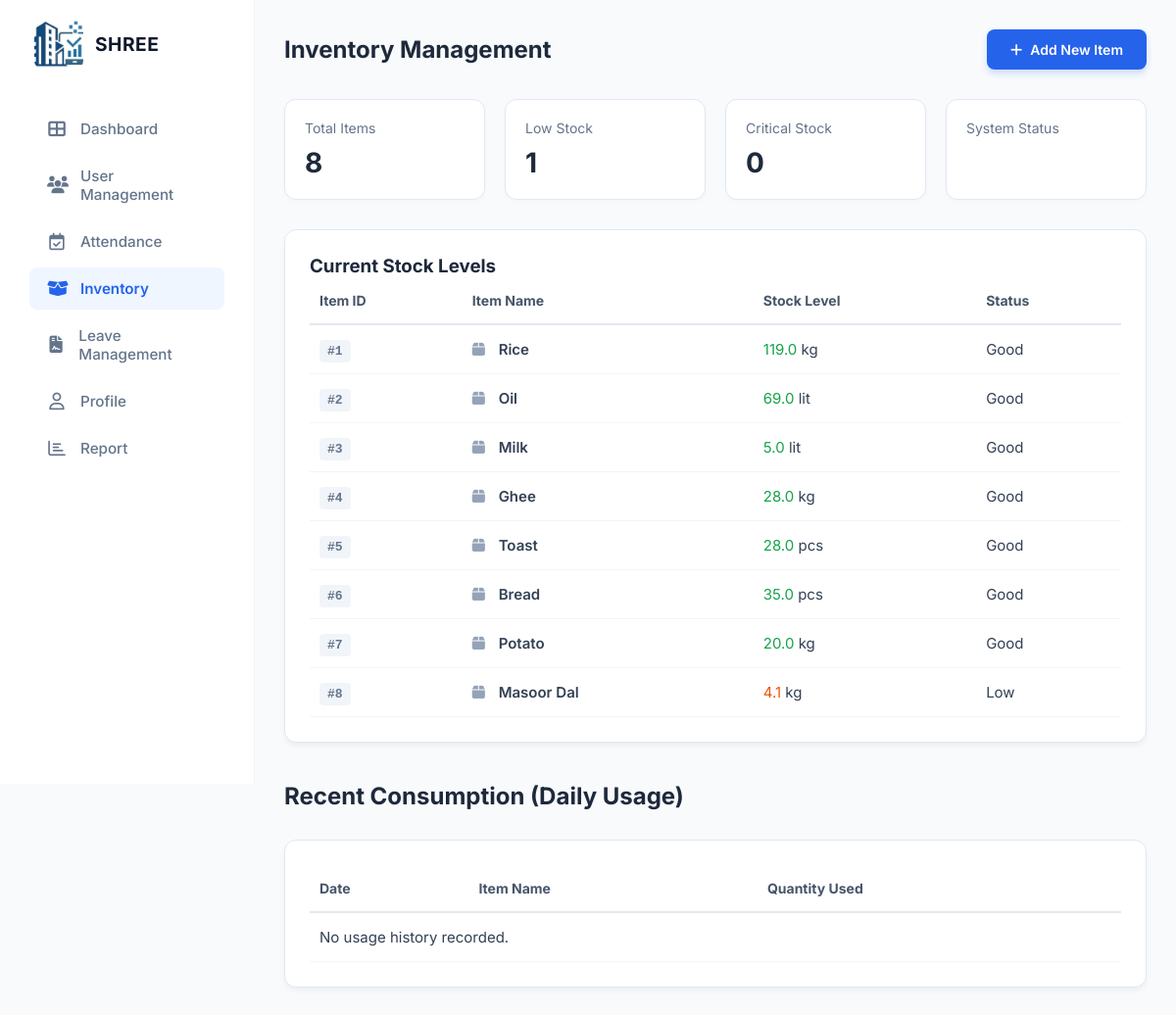
Page /accounts/admin/inventory/ on the earlier database version.
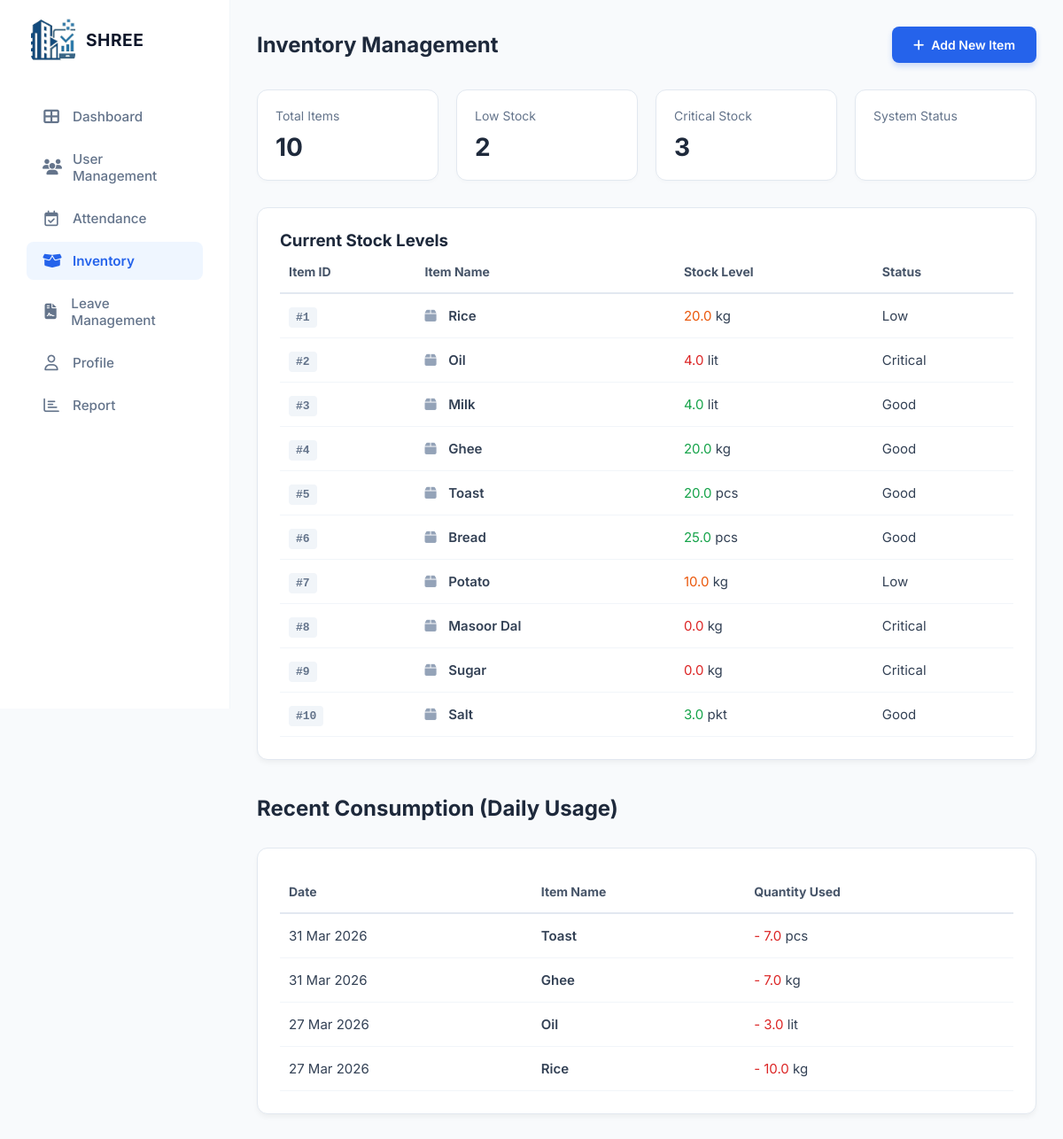
Same page on the later database version.
### accounts/models.py (models this page shows, shortened)
class Inventory(models.Model):
    item_id = models.CharField(max_length=20, unique=True)
    item_name = models.CharField(max_length=100)
    current_stock = models.FloatField(default=0.0)
    required_stock = models.FloatField(default=0.0)
    unit = models.CharField(max_length=10, default='kg')
    is_delivered = models.BooleanField(default=False)
    @property
    def get_status(self):
        if self.current_stock <= (self.required_stock * 0.2):
            return "Critical"
        elif self.current_stock <= (self.required_stock * 0.5):
            return "Low"
        else:
            return "Good"

class DailyUsage(models.Model):
    item = models.ForeignKey(Inventory, on_delete=models.CASCADE, related_name='usages')
    quantity_used = models.FloatField()
    date = models.DateField(default=timezone.now)

### accounts/views.py (the view)
# urls.py: path('admin/inventory/', views.admin_inventory, name='admin_inventory'),
def admin_inventory(request):
    items = Inventory.objects.all()
    critical_count = sum(1 for item in items if item.get_status == "Critical")
    low_count = sum(1 for item in items if item.get_status == "Low")
    recent_usage = DailyUsage.objects.select_related('item').order_by('-date', '-id')[:10]
    context = {
        'items': items,
        'critical_count': critical_count,
        'low_count': low_count,
        'recent_usage': recent_usage,
    }
    return render(request, 'Shree1/admin_inventory.html', context)

### templates/Shree1/admin_inventory.html (shortened to what this page needs)
{% load static %}
<!doctype html>
<html lang="en">
  <head>
    <link rel="stylesheet" href="{% static 'Shree1/css/dashboardAdmin.css' %}" />
    <link rel="stylesheet" href="{% static 'Shree1/css/admin_inventory.css' %}" />
    <link rel="stylesheet" href="https://cdnjs.cloudflare.com/ajax/libs/font-awesome/6.5.1/css/all.min.css" />
  </head>
  <body>
    <div class="container">
      <aside class="sidebar">
        <div class="logo-section">
          <img src="{% static 'Shree1/images/logo_img.jpeg' %}" alt="Logo" class="nav-logo-file" />
          <h2 class="logo-name">SHREE</h2>
        </div>
        <nav class="nav-menu">
          <a href="{% url 'admin_dashboard' %}" class="nav-item"><i class="fa-solid fa-table-cells-large"></i> Dashboard</a>
          <a href="{% url 'admin_user_management' %}" class="nav-item"><i class="fa-solid fa-users"></i> User Management</a>
          <a href="{% url 'admin_attendance' %}" class="nav-item"><i class="fa-regular fa-calendar-check"></i> Attendance</a>
          <a href="{% url 'admin_inventory' %}" class="nav-item active"><i class="fa-solid fa-box-open"></i> Inventory</a>
          <a href="{% url 'admin_leave_Management' %}" class="nav-item"><i class="fa-solid fa-file-contract"></i> Leave Management</a>
          <a href="{% url 'admin_profile' %}" class="nav-item"><i class="fa-regular fa-user"></i> Profile</a>
          <a href="{% url 'worker_report' %}" class="nav-item"><i class="fa-regular fa-chart-bar"></i> Report</a>
        </nav>
      </aside>
      <main class="main-content">
        <header class="page-header-row">
          <h1>Inventory Management</h1>
          <button id="openModalBtn" class="add-btn">
            <i class="fa-solid fa-plus"></i> Add New Item
          </button>
        </header>
        <section class="inventory-stats">
          <div class="stat-card"><span>Total Items</span><h2>{{ items|length }}</h2></div>
          <div class="stat-card"><span>Low Stock</span><h2 class="text-orange">{{ low_count }}</h2></div>
          <div class="stat-card"><span>Critical Stock</span><h2 class="text-red">{{ critical_count }}</h2></div>
          <div class="stat-card"><span>System Status</span><h2 class="{% if critical_count > 0 %}text-red{% else %}text-green{% endif %}">{{ status }}</h2></div>
        </section>
        <div class="content-card">
          <h3>Current Stock Levels</h3>
          <table class="inventory-table">
            <thead>
              <tr><th>Item ID</th><th>Item Name</th><th>Stock Level</th><th>Status</th></tr>
            </thead>
            <tbody>
              {% for item in items %}
              <tr>
                <td><span class="id-badge">#{{ forloop.counter }}</span></td>
                <td class="font-bold"><i class="fa-solid fa-box item-icon"></i> {{ item.item_name }}</td>
                <td><span class="{% if item.get_status == 'Critical' %}text-red{% elif item.get_status == 'Low' %}text-orange{% else %}text-green{% endif %}">{{ item.current_stock }}</span> <span class="unit-label">{{ item.unit }}</span></td>
                <td><span class="status-badge {{ item.get_status|lower }}">{{ item.get_status }}</span></td>
              </tr>
              {% empty %}
              <tr><td colspan="4" class="empty-msg">No items found in database.</td></tr>
              {% endfor %}
            </tbody>
          </table>
        </div>
        <header class="page-header-row" style="margin-top: 40px;"><h1>Recent Consumption (Daily Usage)</h1></header>
        <div class="content-card">
            <table class="inventory-table">
                <thead><tr><th>Date</th><th>Item Name</th><th>Quantity Used</th></tr></thead>
                <tbody>
                    {% for usage in recent_usage %}
                    <tr>
                        <td>{{ usage.date|date:"d M Y" }}</td>
                        <td class="font-bold">{{ usage.item.item_name }}</td>
                        <td><span class="text-red">- {{ usage.quantity_used }}</span> <span class="unit-label">{{ usage.item.unit }}</span></td>
                    </tr>
                    {% empty %}
                    <tr><td colspan="3" class="empty-msg">No usage history recorded.</td></tr>
                    {% endfor %}
                </tbody>
            </table>
        </div>
      </main>
    </div>
  </body>
</html>

### static/Shree1/css/dashboardAdmin.css (style rules this page uses)
:root { --primary-blue: #2563eb; --primary-bg-blue: #eff6ff; --text-dark: #1e293b; --text-light: #64748b; --bg-main: #fafafa; --white: #ffffff; --border-color: #f1f5f9; --blue-accent: #3b82f6; --green-accent: #10b981; --red-accent: #ef4444; --yellow-accent: #f59e0b; --orange-accent: #f97316; }
* { margin: 0; padding: 0; box-sizing: border-box; font-family: "Inter", sans-serif; }
body { background-color: var(--bg-main); color: var(--text-dark); }
.container { display: flex; min-height: 100vh; }
.sidebar { width: 250px; background: var(--white); border-right: 1px solid var(--border-color); padding: 20px 10px; display: flex; flex-direction: column; position: fixed; height: 100vh; left: 0; top: 0; z-index: 100; }
.logo-section { display: flex; align-items: center; gap: 12px; margin-bottom: 40px; padding-left: 15px; }
.nav-logo-file { width: 32px !important; height: auto !important; object-fit: contain; }
.logo-name { font-size: 1.2rem; font-weight: 700; color: #0f172a; letter-spacing: 0.5px; }
.nav-menu { display: flex; flex-direction: column; gap: 5px; }
.nav-item { text-decoration: none; color: var(--text-light); padding: 12px 18px; border-radius: 8px; display: flex; align-items: center; gap: 14px; font-size: 0.95rem; font-weight: 500; transition: all 0.2s ease; margin: 0 10px; }
.nav-item i { font-size: 1.1rem; width: 20px; text-align: center; }
.nav-item.active { background-color: var(--primary-bg-blue); color: var(--primary-blue); font-weight: 600; }
.main-content { flex: 1; margin-left: 250px; padding: 25px 50px; }
.text-green { color: var(--green-accent); }
.text-red { color: var(--red-accent); }
.text-orange { color: var(--orange-accent); }

### static/Shree1/css/admin_inventory.css (style rules this page uses)
body { margin: 0; font-family: "Segoe UI", Tahoma, Geneva, Verdana, sans-serif; background-color: #f8fafc; }
.container { display: flex; min-height: 100vh; }
.sidebar { width: 260px; background: white; color: white; padding: 20px; position: fixed; height: 100vh; }
.main-content { flex: 1; margin-left: 260px; padding: 30px; }
.page-header-row { display: flex; justify-content: space-between; align-items: center; margin-bottom: 30px; }
.page-header-row h1 { font-size: 24px; color: #1e293b; margin: 0; }
.add-btn { background-color: #2563eb; color: white; border: none; padding: 12px 24px; border-radius: 8px; font-size: 14px; font-weight: 600; cursor: pointer; display: flex; align-items: center; gap: 8px; transition: all 0.2s; box-shadow: 0 4px 6px rgba(37, 99, 235, 0.2); }
.inventory-stats { display: grid; grid-template-columns: repeat(4, 1fr); gap: 20px; margin-bottom: 30px; }
.stat-card { background: white; padding: 20px; border-radius: 12px; border: 1px solid #e2e8f0; box-shadow: 0 2px 4px rgba(0, 0, 0, 0.02); }
.stat-card span { display: block; font-size: 14px; color: #64748b; margin-bottom: 10px; }
.stat-card h2 { font-size: 28px; font-weight: 700; color: #1e293b; margin: 0; }
.content-card { background: white; padding: 25px; border-radius: 12px; border: 1px solid #e2e8f0; box-shadow: 0 4px 6px -1px rgba(0, 0, 0, 0.05); }
.inventory-table { width: 100%; border-collapse: collapse; }
.inventory-table th { text-align: left; color: #475569; font-weight: 700; font-size: 14px; padding: 15px 10px; border-bottom: 2px solid #e2e8f0; }
.inventory-table td { padding: 15px 10px; color: #334155; font-size: 15px; border-bottom: 1px solid #f1f5f9; }
.text-red { color: #dc2626; }
.text-orange { color: #ea580c; }
.text-green { color: #16a34a; }
.font-bold { font-weight: 600; }
.id-badge { font-family: monospace; font-weight: 600; color: #64748b; background: #f1f5f9; padding: 4px 8px; border-radius: 4px; font-size: 13px; }
.item-icon { color: #94a3b8; margin-right: 10px; }
.nav-logo-file { width: 50px !important; height: 50px !important; border-radius: 8px; object-fit: cover; }

Differences in the rows shown:
changed Inventory "Rice": current_stock "119.0" → "20.0"; get_status "Good" → "Low"
changed Inventory "Oil": current_stock "69.0" → "4.0"; get_status "Good" → "Critical"
changed Inventory "Milk": current_stock "5.0" → "4.0"
changed Inventory "Ghee": current_stock "28.0" → "20.0"
changed Inventory "Toast": current_stock "28.0" → "20.0"
changed Inventory "Bread": current_stock "35.0" → "25.0"
changed Inventory "Potato": current_stock "20.0" → "10.0"; get_status "Good" → "Low"
changed Inventory "Masoor Dal": current_stock "4.1" → "0.0"; get_status "Low" → "Critical"
added Inventory: item_name "Sugar", current_stock "0.0", unit "kg", get_status "Critical"
added Inventory: item_name "Salt", current_stock "3.0", unit "pkt", get_status "Good"
added DailyUsage: date "31 Mar 2026", item.item_name "Toast", quantity_used "7.0", item.unit "pcs"
added DailyUsage: date "31 Mar 2026", item.item_name "Ghee", quantity_used "7.0", item.unit "kg"
added DailyUsage: date "27 Mar 2026", item.item_name "Oil", quantity_used "3.0", item.unit "lit"
added DailyUsage: date "27 Mar 2026", item.item_name "Rice", quantity_used "10.0", item.unit "kg"
Other differences:
{{ items|length }}: "8" → "10"
{{ low_count }}: "1" → "2"
{{ critical_count }}: "0" → "3"
text no longer shown: "No usage history recorded."
